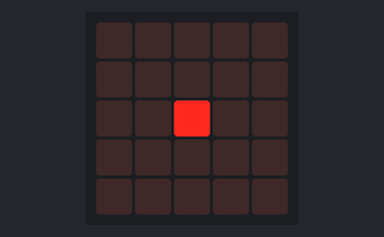
A program run on a simulated Calliope mini (MakeCode). On the bench: the board's 5×5 LED display. At 1.6 s the program stops and its outputs stay as they are.

Above: at 0.1 s.
At 0.5 s:
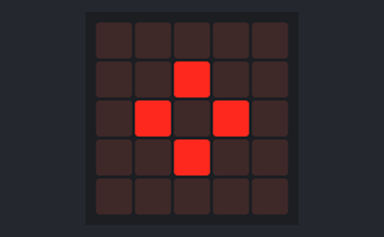
At 0.9 s:
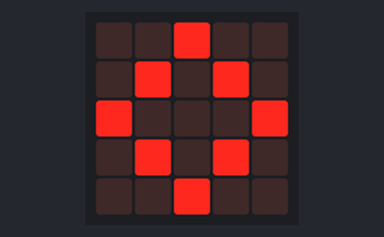
At 1.3 s:
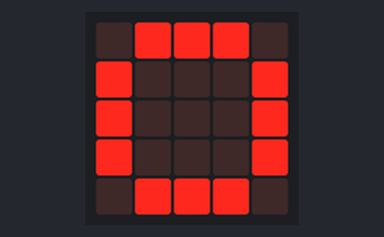

The program:

main.ts
```typescript
namespace adoreos_ui {
    //% block
    export function create_button(image: Image) {
        images.createImage(`
            # # # # #
            # . . . #
            # . . . #
            # . . . #
            # # # # #
        `)
    }
}

startup()

function startup() {
    basic.showLeds(`
    . . . . .
    . . . . .
    . . # . .
    . . . . .
    . . . . .
    `)
    basic.showLeds(`
    . . . . .
    . . # . .
    . # . # .
    . . # . .
    . . . . .
    `)
    basic.showLeds(`
    . . # . .
    . # . # .
    # . . . #
    . # . # .
    . . # . .
    `)
    basic.showLeds(`
    . # # # .
    # . . . #
    # . . . #
    # . . . #
    . # # # .
    `)
    basic.clearScreen()
}
```

test.ts
```typescript
// Hier kann man Tests durchführen; diese Datei wird nicht kompiliert, wenn dieses Paket als Erweiterung verwendet wird.
```

Measured:
- what the display in image 1 shows lasts 0.4 s, from 0.4 s to 0.8 s
